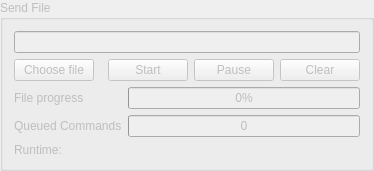
       <widget class="QGroupBox" name="groupBoxSendFile">
        <property name="enabled">
         <bool>false</bool>
        </property>
        <property name="minimumSize">
         <size>
          <width>0</width>
          <height>0</height>
         </size>
        </property>
        <property name="title">
         <string>Send File</string>
        </property>
        <layout class="QVBoxLayout" name="verticalLayout_12">
         <item>
          <layout class="QGridLayout" name="gridLayout_2" rowstretch="0,0" columnstretch="0,0,0,0,0">
           <item row="1" column="4">
            <widget class="QPushButton" name="btnClear">
             <property name="enabled">
              <bool>false</bool>
             </property>
             <property name="text">
              <string>Clear</string>
             </property>
            </widget>
           </item>
           <item row="1" column="1">
            <spacer name="horizontalSpacer">
             <property name="orientation">
              <enum>Qt::Horizontal</enum>
             </property>
             <property name="sizeHint" stdset="0">
              <size>
               <width>2</width>
               <height>20</height>
              </size>
             </property>
            </spacer>
           </item>
           <item row="1" column="0">
            <widget class="QPushButton" name="btnOpenFile">
             <property name="text">
              <string>Choose file</string>
             </property>
            </widget>
           </item>
           <item row="1" column="2">
            <widget class="QPushButton" name="btnStart">
             <property name="enabled">
              <bool>false</bool>
             </property>
             <property name="text">
              <string>Start</string>
             </property>
            </widget>
           </item>
           <item row="0" column="0" colspan="5">
            <widget class="QLineEdit" name="lineFilePath"/>
           </item>
           <item row="1" column="3">
            <widget class="QPushButton" name="btnPause">
             <property name="enabled">
              <bool>false</bool>
             </property>
             <property name="text">
              <string>Pause</string>
             </property>
            </widget>
           </item>
          </layout>
         </item>
         <item>
          <layout class="QGridLayout" name="gridLayout_5">
           <item row="0" column="1">
            <widget class="QProgressBar" name="progressFileSend">
             <property name="sizePolicy">
              <sizepolicy hsizetype="MinimumExpanding" vsizetype="Fixed">
               <horstretch>0</horstretch>
               <verstretch>0</verstretch>
              </sizepolicy>
             </property>
             <property name="value">
              <number>0</number>
             </property>
            </widget>
           </item>
           <item row="1" column="1">
            <widget class="QProgressBar" name="progressQueuedCommands">
             <property name="sizePolicy">
              <sizepolicy hsizetype="MinimumExpanding" vsizetype="Fixed">
               <horstretch>0</horstretch>
               <verstretch>0</verstretch>
              </sizepolicy>
             </property>
             <property name="maximum">
              <number>32</number>
             </property>
             <property name="value">
              <number>0</number>
             </property>
             <property name="format">
              <string>%v</string>
             </property>
            </widget>
           </item>
           <item row="0" column="0">
            <widget class="QLabel" name="lblFileSendProgress">
             <property name="sizePolicy">
              <sizepolicy hsizetype="Preferred" vsizetype="Preferred">
               <horstretch>0</horstretch>
               <verstretch>0</verstretch>
              </sizepolicy>
             </property>
             <property name="text">
              <string>File progress</string>
             </property>
            </widget>
           </item>
           <item row="1" column="0">
            <widget class="QLabel" name="lblQueuedCommands">
             <property name="sizePolicy">
              <sizepolicy hsizetype="Preferred" vsizetype="Preferred">
               <horstretch>0</horstretch>
               <verstretch>0</verstretch>
              </sizepolicy>
             </property>
             <property name="text">
              <string>Queued Commands</string>
             </property>
            </widget>
           </item>
          </layout>
         </item>
         <item>
          <layout class="QHBoxLayout" name="horizontalLayout_3" stretch="1,4">
           <item>
            <widget class="QLabel" name="lblRuntime">
             <property name="text">
              <string>Runtime:</string>
             </property>
            </widget>
           </item>
           <item>
            <widget class="QLabel" name="lblOutputRuntime">
             <property name="text">
              <string/>
             </property>
            </widget>
           </item>
          </layout>
         </item>
        </layout>
       </widget>
